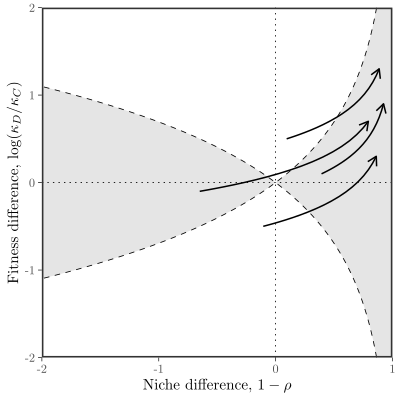

Write the R code that produced this figure.
library(dplyr)
library(ggplot2); theme_set(theme_bw(base_family="Times"))
library(tikzDevice)
source("../R/calculate_nf_stoch.R")

amat_pd <- matrix(c(0.4, -0.4, 1, 0), 2, 2, byrow=TRUE)
amat_hg <- matrix(c(1, 0.4, 0.4, 0), 2, 2, byrow=TRUE)
amat_co <- matrix(c(1, -0.4, 0.4, 0), 2, 2, byrow=TRUE)
amat_sd <- matrix(c(0.4, 0.4, 1, 0), 2, 2, byrow=TRUE)

kvec <- seq(0, 4, length.out=21)

nf_pd_k <- lapply(kvec, function(k) {
  calculate_nf_stoch(amat_pd, k) %>%
    mutate(
      k=k
    )
}) %>%
  bind_rows

nf_hg_k <- lapply(kvec, function(k) {
  calculate_nf_stoch(amat_hg, k) %>%
    mutate(
      k=k
    )
}) %>%
  bind_rows

nf_co_k <- lapply(kvec, function(k) {
  calculate_nf_stoch(amat_co, k) %>%
    mutate(
      k=k
    )
}) %>%
  bind_rows

nf_sd_k <- lapply(kvec, function(k) {
  calculate_nf_stoch(amat_sd, k) %>%
    mutate(
      k=k
    )
}) %>%
  bind_rows

xlim <- c(-3, 1)
ylim <- c(-2, 2)

coex_region <- data.frame(
  nd = seq(xlim[1], xlim[2], length.out = 500)
) %>%
  mutate(
    ymin = pmax(log(1 - nd), ylim[1]),
    ymax = pmin(-log(1 - nd), ylim[2])
  )

g1 <- ggplot(nf_pd_k) +
  geom_ribbon(data = coex_region, aes(x = nd, ymin = ymin, ymax = ymax),
              fill = "gray90") +
  geom_line(data = coex_region, aes(x = nd, y = log(1 - nd)), lty=2) +
  geom_line(data = coex_region, aes(x = nd, y = -log(1 - nd)), lty=2) +
  geom_hline(yintercept=0, lty=3) +
  geom_vline(xintercept=0, lty=3) +
  geom_path(aes(nd, log(fd)), 
            lwd=1, arrow = arrow(length=unit(0.1, "inches"))) +
  geom_path(data=nf_hg_k, aes(nd, log(fd)), 
            lwd=1, arrow = arrow(length=unit(0.1, "inches"))) +
  geom_path(data=nf_co_k, aes(nd, log(fd)), 
            lwd=1, arrow = arrow(length=unit(0.1, "inches"))) +
  geom_path(data=nf_sd_k, aes(nd, log(fd)), 
            lwd=1, arrow = arrow(length=unit(0.1, "inches"))) +
  scale_x_continuous("Niche difference, $1-\\rho$",
                     expand=c(0, 0)) +
  scale_y_continuous("Fitness difference, $\\log(\\kappa_D/\\kappa_C)$",
                     expand=c(0, 0)) +
  coord_cartesian(ylim=c(ylim[1], ylim[2]), xlim=c(-2, 1)) +
  theme(
    panel.grid = element_blank(),
    panel.border = element_rect(linewidth=2),
    legend.title = element_blank(),
    legend.position = "top"
  )

tikz(file = "figure_stoch.tex", width = 4, height = 4, standAlone = T)
plot(g1)
dev.off()
tools::texi2dvi('figure_stoch.tex', pdf = T, clean = T)
